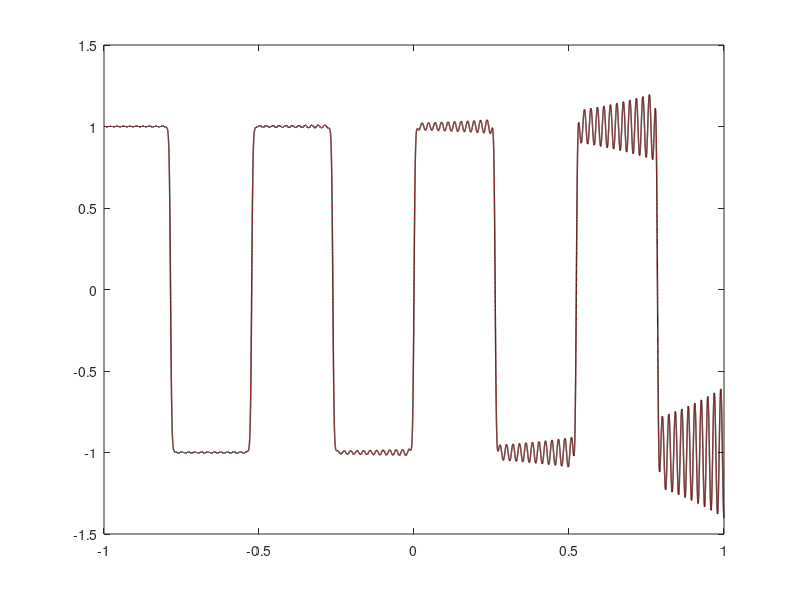

The MATLAB script that drew this image: (Note: this script raises an error after producing the figure.)
clear, clc, clf
LW = 'linewidth'; lw = 1;

n = 5000;
x = linspace(0, n, n + 1)';
x = cos(x .* pi ./ n);
m = 100000;
xx = linspace(-1, 1, m + 1)';
F = @(x)(tanh(20 * sin(12 * x)) + ...
    0.02 * exp(3 * x) .* sin(300 * x));
f = F(x);

numerator = zeros(m + 1, 1);
denominator = zeros(m + 1, 1);
for j = 1 : n + 1
    l = (-1)^(j-1) ./ (xx - x(j));
    if j == 1 || j == n + 1
        l = l ./ 2;
    end
    numerator = numerator + l .* f(j);
    denominator = denominator + l;
end
p = numerator ./ denominator;

figure(1)
plot(xx, F(xx), 'k', LW, lw), hold on
plot(xx, p, 'r:', LW, lw)
legend('exact', 'interpolant', 'location', 'sw')
axis([-1, 1, -1.5, 1.3])

figure(2)
plot(2)
semilogy(xx, abs(F(xx) - p), 'k', LW, lw)
legend('error', 'location', 'ne')
axis([-1, 1, 10^(-17), 10^(-13)])